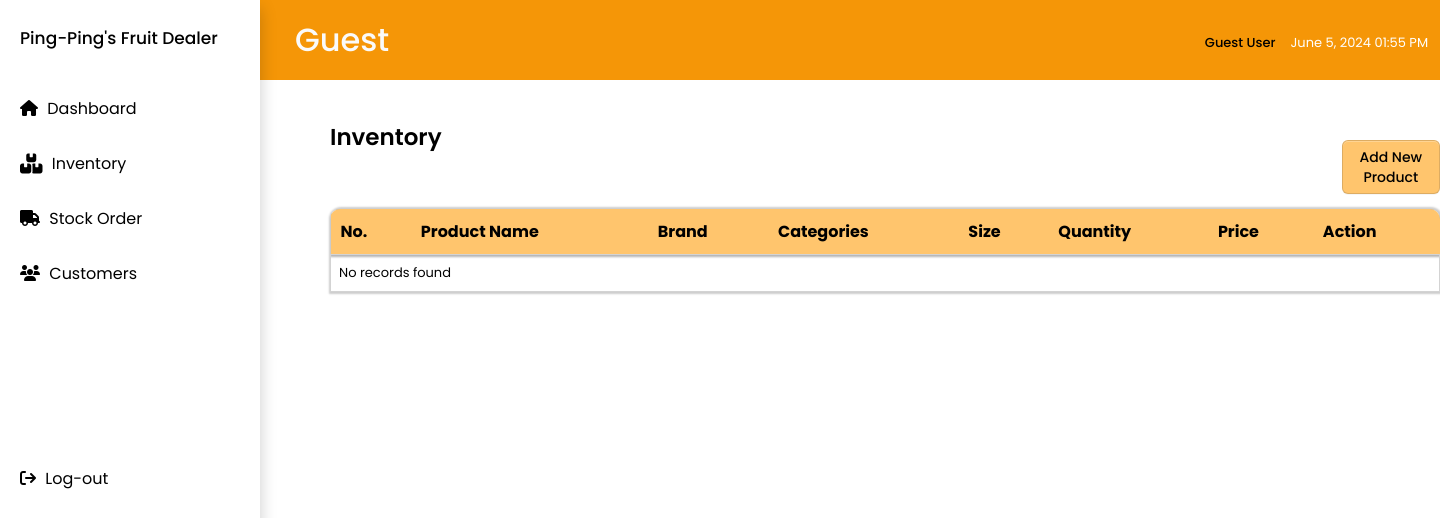
Before: /cashier_inventory.php with the older database file.
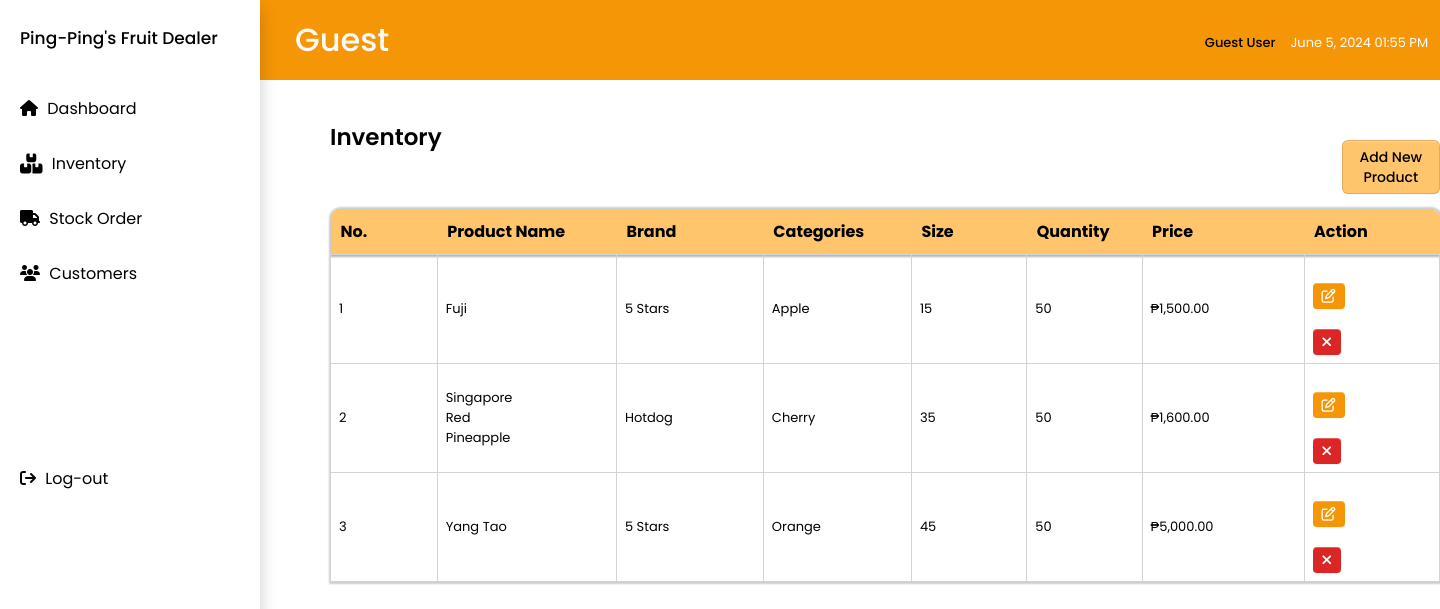
After: the same page with the newer database file.
### tables this page shows
CREATE TABLE `inventory` (
  `inventory_id` int(50) UNSIGNED NOT NULL,
  `product_name` varchar(50) NOT NULL,
  `brand_name` varchar(50) NOT NULL,
  `category` varchar(50) NOT NULL,
  `size` int(50) NOT NULL,
  `order_quantity` int(50) NOT NULL,
  `price` decimal(10,0) NOT NULL
);

### cashier_inventory.php (the view, shortened to what this page needs)
<?php
include 'topnav.php';
include 'cashier_nav.php';
$conn = new mysqli(DB_HOST, DB_USER, DB_PASS, DB_NAME);
$sql = "SELECT * FROM inventory";
$result = $conn->query($sql);
?>
<!DOCTYPE html>
<html lang="en">
<head>
    <link rel="stylesheet" href="css/main.css">
    <link rel="stylesheet" href="css/inventory.css">
</head>
<body>
<div class="group_names">
    <div class="group_content">
        <div class="title_and_button">
            <h2>Inventory</h2>
            <button type="button" onclick="location.href='cashier_addprod.php'">Add New Product</button>
        </div>
        <table class="group_table">
            <thead>
                <tr>
                    <th class="border-top-left">No.</th>
                    <th>Product Name</th>
                    <th>Brand</th>
                    <th>Categories</th>
                    <th>Size</th>
                    <th>Quantity</th>
                    <th>Price</th>
                    <th class="border-top-right">Action</th>
                </tr>
            </thead>
            <tbody>
                <?php
                if ($result->num_rows > 0) {
                    while($row = $result->fetch_assoc()) {
                        echo "<tr>";
                        echo "<td>" . $row["inventory_id"] . "</td>";
                        echo "<td>" . $row["product_name"] . "</td>";
                        echo "<td>" . $row["brand_name"] . "</td>";
                        echo "<td>" . $row["category"] . "</td>";
                        echo "<td>" . $row["size"] . "</td>";
                        echo "<td>" . $row["order_quantity"] . "</td>";
                        echo "<td>₱" . number_format($row["price"], 2) . "</td>";
                        echo "<td>
                        <button onclick=\"window.location.href='editprod_cashier.php?id=" . $row["inventory_id"] . "'\" style=\"margin-right: 0px; padding: 3px 9px; font-weight: bold; border-radius: 4px; background-color: #F59607; color: #ffffff; border: none;\">
                            <i class=\"fa-regular fa-pen-to-square\" style=\"color: #ffffff;\"></i>
                        </button>
                        <button onclick=\"deleteProduct(" . $row["inventory_id"] . ")\" style=\"margin-right: 0px; padding: 3px 9px; font-weight: bold; border-radius: 4px; background-color: #DC2626; color: #ffffff; border: none;\">
                            <i class=\"fa-solid fa-xmark\" style=\"color: #ffffff;\"></i>
                        </button>
                        </td>";
                        echo "</tr>";
                    }
                } else {
                    echo "<tr><td colspan='8'>No records found</td></tr>";
                }
                ?>
            </tbody>
        </table>
    </div>
</div>
</body>
</html>

### topnav.php (shortened to what this page needs)
<?php
$user_role = $_SESSION['user_role'] ?? 'Guest';
$name = $_SESSION['name'] ?? 'Guest User';
?>
<!DOCTYPE html>
<html lang="en">
<head>
    <link rel="stylesheet" href="css/main.css">
    <link rel="stylesheet" href="css/topnav.css">
</head>
<body>
    <div class="top-nav">
        <h1 class="user-role"><?php echo htmlspecialchars($user_role); ?></h1>
        <div class="user-and-date">
            <div class="username"><?php echo htmlspecialchars($name); ?></div>
            <div class="date" id="current-datetime"></div>
        </div>
    </div>
</body>
</html>

### cashier_nav.php (shortened to what this page needs)
<!DOCTYPE html>
<html lang="en">
<head>
    <link href="https://cdnjs.cloudflare.com/ajax/libs/font-awesome/6.0.0-beta3/css/all.min.css" rel="stylesheet">
    <link rel="stylesheet" href="https://cdnjs.cloudflare.com/ajax/libs/font-awesome/6.2.0/css/all.min.css" />
    <link rel="stylesheet" href="css/main.css">
</head>
<body>
    <div class="navbar">
        <div class="logo">Ping-Ping's Fruit Dealer</div>
        <div class="sidebar">
            <ul>
                <li>
                    <a href="dashcashier.php"><i class="fa-solid fa-house"></i>
                        Dashboard
                    </a>
                </li>
                <li>
                    <a href="cashier_inventory.php"><i class="fa-solid fa-boxes-stacked fa-lg" style="color: #000000;"></i>
                        Inventory
                    </a>
                </li>
                <li>
                    <a href="cashier_order.php"><i class="fas fa-truck"></i>
                        Stock Order
                    </a>
                </li>
                <li>
                    <a href="cashier_cus.php"><i class="fas fa-users"></i>
                        Customers
                    </a>
                </li>
                <li>
                    <a href="logout.php"><i class="fas fa-sign-out"></i>
                        <span>Log-out</span>
                    </a>
                </li>
            </ul>
        </div>
    </div>
</body>
</html>

### css/main.css (style rules this page uses)
* { padding: 0; margin: 0; box-sizing: border-box; font-family: 'Poppins', sans-serif; }
.navbar { display: flex; flex-direction: column; height: 100vh; position: fixed; z-index: 1; top: 0; left: 0; overflow-x: hidden; background-color: white; width: 260px; box-shadow: 0px 8px 16px 0px rgba(0,0,0,0.2); }
.logo { font-size: 17px; font-weight: 450; padding: 20px; margin-top: 5px; margin-bottom: 10px; }
.sidebar { display: flex; flex-direction: column; justify-content: space-between; height: 100%; margin-left: 10px; margin-right: 10px; }
.sidebar ul { list-style: none; }
.sidebar ul li a { text-decoration: none; color: black; display: block; padding: 15px 10px; transition: all 0.2s ease; border-radius:10px; cursor: pointer; }
.sidebar ul li a i { margin-right: 5px; }
.sidebar ul li:last-child { margin-top: 150px; margin-bottom: 10px; }

### css/topnav.css (style rules this page uses)
.top-nav { background-color:#F59607; width: auto; height: 80px; margin-left: 260px; display: flex; gap: 67%; align-items: center; flex-direction: row; }
h1 { font-size: 32px; font-weight: 500; color: #FAFAFA; margin-bottom: 20px; margin-top: 20px; margin-left: 20px; padding: 15px; }
.date { font-size: 13px; color: #ffffff; margin-bottom: 15px; text-align: center; }
.username { font-size: 13px; font-weight: 450; color: #000000; margin-bottom: 15px; text-align: center; }
.user-and-date { display: flex; flex-direction: row; justify-content: space-between; margin-top: 20px; margin-left: 10px; margin-right: 10px; gap: 15px; }

### css/inventory.css (style rules this page uses)
.group_names { display: flex; flex-direction: row; gap: 30px; }
.group_table { height: 100%; box-shadow: 1px 0 2px 2px rgba(0, 0, 0, 0.2); border-radius: 10px 10px 0 0; overflow: hidden; border-collapse: collapse; }
h2 { font-size: 23px; font-weight: 600; color: #000000; }
td, th .group_table { padding: 8px; text-align: left; padding-right: 90px; }
thead { background-color: #FFC56D; box-shadow: 1px 0 2px 2px rgba(0, 0, 0, 0.3); }
th { color: rgb(0, 0, 0); font-size: 16px; font-weight: 70px; padding: 10px; text-align: left; }
td { color: rgb(0, 0, 0); font-size: 13px; border-collapse: collapse; border: 1px solid lightgray; }
.group_content { flex-direction: column; gap: 15px; display: flex; margin-left: 330px; }
button { margin-top: 20px; background-color: #FFC56D; display: inline-block; appearance: none; border: 1px solid rgba(27, 31, 35, 0.15); border-radius: 6px; box-shadow: rgba(27, 31, 35, 0.04) 0 1px 0, rgba(255, 255, 255, 0.25) 0 1px 0 inset; cursor: pointer; font-size: 14px; font-weight: 500; line-height: 20px; padding: 6px 16px; }
.title_and_button { display: flex; flex-direction: row; gap: 900px; margin-top: 40px; }

Changed rows visible on the page:
added inventory: inventory_id "1", product_name "Fuji", brand_name "5 Stars", category "Apple", size "15", order_quantity "50", price "1,500.00"
added inventory: inventory_id "2", product_name "Singapore Red Pineapple", brand_name "Hotdog", category "Cherry", size "35", order_quantity "50", price "1,600.00"
added inventory: inventory_id "3", product_name "Yang Tao", brand_name "5 Stars", category "Orange", size "45", order_quantity "50", price "5,000.00"
Other visible differences:
text no longer shown: "No records found"
